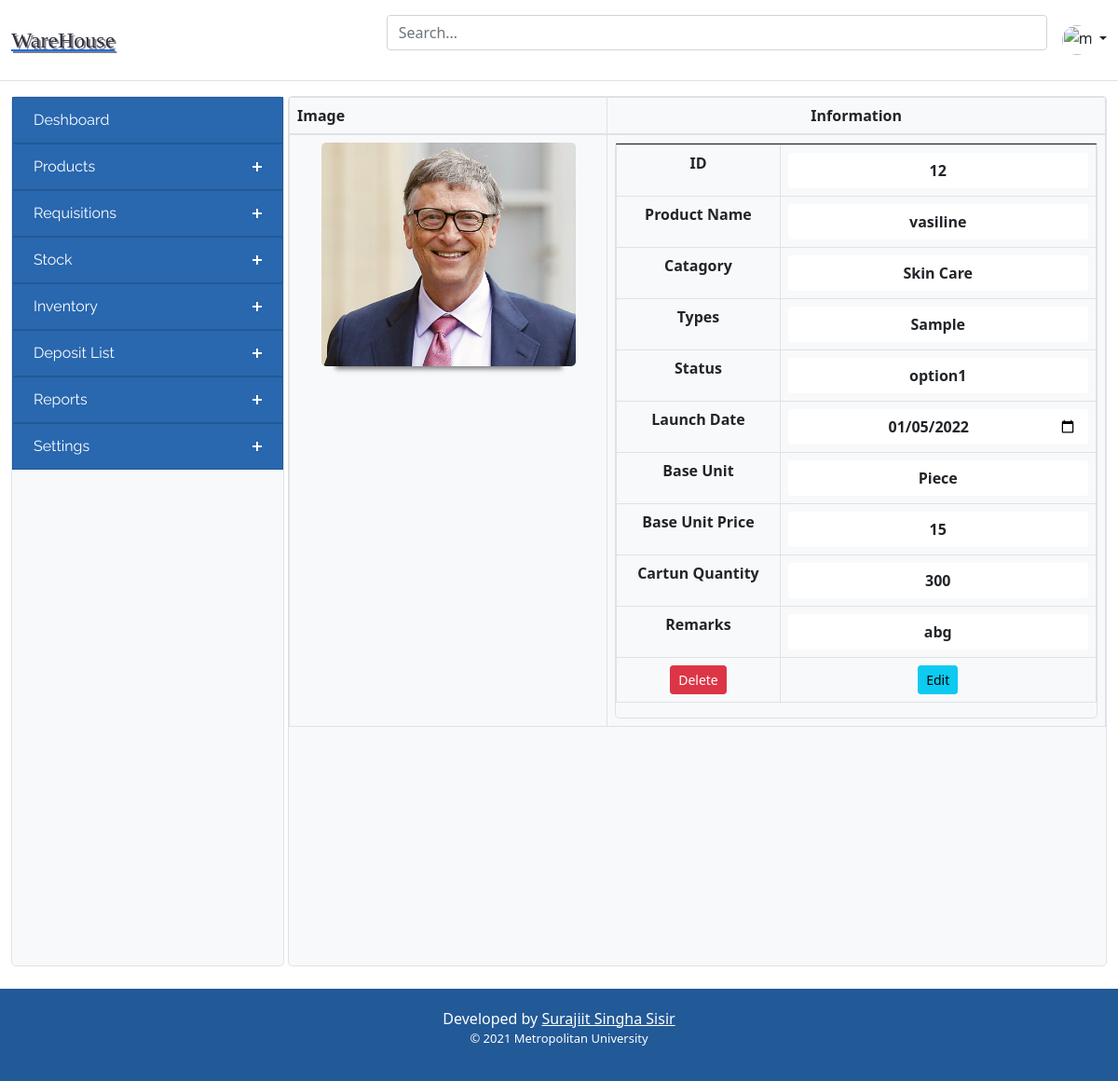
The page /product_view/12 on the database its author committed.
### tables this page shows
CREATE TABLE `table_product` (
  `id` int(11) NOT NULL,
  `product_name` varchar(100) NOT NULL,
  `catagory` varchar(100) NOT NULL,
  `type` varchar(60) NOT NULL,
  `source` varchar(100) NOT NULL,
  `activity` varchar(60) NOT NULL,
  `lunch_date` date NOT NULL,
  `image` varchar(255) NOT NULL,
  `base_unit` varchar(100) NOT NULL,
  `base_qnty_price` double NOT NULL,
  `carton` int(11) NOT NULL,
  `carton_price` double NOT NULL,
  `remarks` varchar(255) NOT NULL,
  `created` timestamp NOT NULL DEFAULT current_timestamp()
);

### application/controllers/ProductController.php (called while the page is built, shortened)
<?php
class ProductController extends CI_Controller {
	public function __construct(){
		$this->load->helper(array('form', 'url'));
        $this->load->library('form_validation');
		$this->load->model('Product_Model');
	}
    public function product_view($id){
        $data['header_src'] = $this->load->view('inc/header_src', '', true);
        $data['header'] = $this->load->view('inc/header', '', true);
        $data['sidebar'] = $this->load->view('inc/sidebar', '', true);
        $data['footer'] = $this->load->view('inc/footer', '', true);
        $data['product_info'] = $this->Product_Model->select_single_row($id);
        $this->load->view('Componants/product_view', $data);
    }
}

### index.php (called while the page is built, shortened)
<?php
require_once BASEPATH.'core/CodeIgniter.php';

### application/models/Product_Model.php (called while the page is built, shortened)
<?php
    class Product_Model extends CI_Model {
        public function select_single_row($id){
            $this->db->where('id', $id);
            $query = $this->db->get('table_product')->row();
            return $query;
        }
}
?>

### application/views/Componants/product_view.php (the view)
<?= $header_src;?>
<main>
<?= $header; ?>
        <div class="container-fluid pb-4">
        <div class="d-grid gap-1" style="grid-template-columns: 1fr 3fr;">
            <?= $sidebar;?>
            <div class="bg-light border rounded-3">
                <table class="table table-bordered">
            <thead>
              <tr>
                <th scope="col">Image</th>
                <th class="text-center" scope="col">Information</th>
              </tr>
            </thead>
            <tbody>
              <tr>
                <th scope="col">
                  <div class="zoom-image-container" align="center" class="text-center">
                    <div class="zoom-image" src="<?= base_url('image/bill.jpg')?>">
                      <img height="240px" src="<?= base_url($product_info->image)?>" />
                    </div>
                  </div>
                </th>
                <th>
                  <div class="border rounded-3">
                    <table class="table font-weight-bold table-hover table-bordered">
                      <form method="post" action="<?= base_url()?>product_update_view">
                      <tr>
                      <tr>
                        <td align="center">ID</td>
                        <td align="center"><input class="form-control text-center font-weight-bold border-0" type="text" name="id" value="<?= $product_info->id?>"></td>
                      </tr>
                      <tr>
                        <td align="center">Product Name</td>
                        <td align="center"><input class="form-control text-center font-weight-bold border-0" type="text" name="product_name" value="<?= $product_info->product_name?>"></td>
                      </tr>
                      <tr>
                        <td align="center">Catagory</td>
                        <td align="center"><input class="form-control text-center font-weight-bold border-0" type="text" name="catagory" value="<?= $product_info->catagory?>"></td>
                      </tr>
                      <tr>
                        <td align="center">Types</td>
                        <td align="center"><input class="form-control text-center font-weight-bold border-0" type="text" name="type" value="<?= $product_info->type?>"></td>
                      </tr>
                      <tr>
                        <td align="center">Status</td>
                        <td align="center"><input class="form-control text-center font-weight-bold border-0" type="text" name="activity" value="<?= $product_info->activity?>"></td>
                      </tr>
                      <tr>
                        <td align="center">Launch Date</td>
                        <td align="center"><input class="form-control text-center font-weight-bold border-0" type="date" name="lunch_date" value="<?= $product_info->lunch_date?>"></td>
                      </tr>
                      <tr>
                        <td align="center">Base Unit</td>
                        <td align="center"><input class="form-control text-center font-weight-bold border-0" type="text" name="base_unit" value="<?= $product_info->base_unit?>"></td>
                      </tr>
                      <tr>
                        <td align="center">Base Unit Price</td>
                        <td align="center"><input class="form-control text-center font-weight-bold border-0" type="text" name="base_qnty_price" value="<?= $product_info->base_qnty_price?>"></td>
                      </tr>
                      <tr>
                        <td align="center">Cartun Quantity</td>
                        <td align="center"><input class="form-control text-center font-weight-bold border-0" type="text" name="carton_price" value="<?= $product_info->carton_price?>"></td>
                      </tr>
                      <tr>
                        <td align="center">Remarks</td>
                        <td align="center"><input class="form-control text-center font-weight-bold border-0" type="text" name="remarks" value="<?= $product_info->remarks?>"></td>
                      </tr>
                      <tr>
                        <td align="center"><a class="btn btn-danger btn-sm" href="<?= base_url()?>delete_product/<?= $product_info->id?>">Delete</a></td>
                        <td align="center"><a href=""><button type="submit" class="btn btn-info btn-sm">Edit</button></a></td>
                      </tr>
                      </form>
                    </table>
                  </div>
                </th>
              </tr>
            </tbody>
          </table>
                <br><br><br><br><br><br><br><br><br><br>
            </div>
        </div>
    </div>
  </main>
</body>
<?= $footer; ?>

### assets/css/viewProducts.css (style rules this page uses)
.zoom-image-container { position: relative; transform: translate(0%, 0%); z-index: 2; }
.zoom-image { cursor: zoom-in; position: relative; }
.zoom-image img { border-radius: 5px; box-shadow: 0 18px 5px -15px rgba( 0, 0, 0, .5 ); }

### rows shown on the page
table_product: image (picture), id "12", product_name "vasiline", catagory "Skin Care", type "Sample", activity "option1", lunch_date "01/05/2022", base_unit "Piece", base_qnty_price "15", carton_price "300", remarks "abg"
